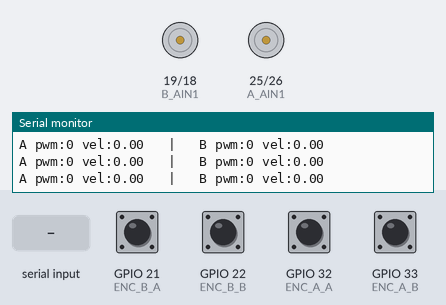
The sketch below on a simulated ESP32. Shown: motor-driver pin pairs drawn as motors (green arrow = first pin HIGH = forward, orange = second pin HIGH = backward, longer = more drive, scaled by the enable pin), the last lines printed to the serial monitor. Inputs (shaded band) come from the test bench; at power-on: GPIO 21 (ENC_B_A), GPIO 22 (ENC_B_B), GPIO 32 (ENC_A_A), GPIO 33 (ENC_A_B) HIGH.

Above: at 1.3 s.
1.4 s: "90,45\n" received over Serial
At 2.3 s:
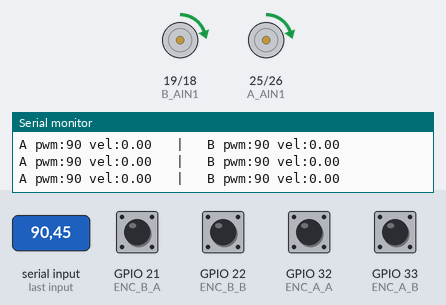
2.9 s: "30,150\n" received over Serial
At 4.2 s:
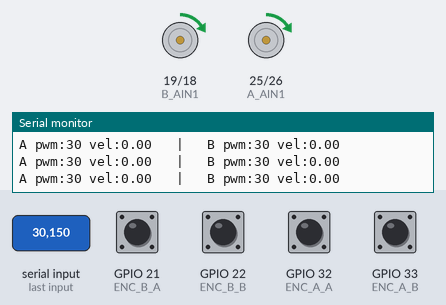
Timing chart, 0 to 5.9 s (numbered marks = the images above; inputs shaded):
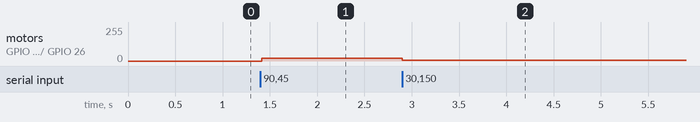

Measured:
- after the input at 1.4 s, motor on GPIO 19 (B_AIN1) / GPIO 18 (B_AIN2), motor on GPIO 25 (A_AIN1) / GPIO 26 (A_AIN2): stopped → forward 22/255 at once
- after the input at 2.9 s, motor on GPIO 19 (B_AIN1) / GPIO 18 (B_AIN2), motor on GPIO 25 (A_AIN1) / GPIO 26 (A_AIN2): forward 22/255 → forward 7/255 at once

The sketch:

serial_minirover.ino
```cpp
// ====== Configuración ======
#define SIDE "LEFT"

// Motor A
const int A_AIN1 = 25;
const int A_AIN2 = 26;
const int A_PWM  = 27; // LEDC 0

// Motor B
const int B_AIN1 = 19;
const int B_AIN2 = 18;
const int B_PWM  = 23; // LEDC 1

// Encoders
const int ENC_A_A = 32;
const int ENC_A_B = 33;
const int ENC_B_A = 21;
const int ENC_B_B = 22;

volatile long cntA = 0;
volatile long cntB = 0;

const unsigned long DEBOUNCE_US = 200;
volatile unsigned long lastA = 0;
volatile unsigned long lastB = 0;

const int CH_A = 0;
const int CH_B = 1;

// Velocidad filtrada
const int WIN_SIZE = 10;
float filtA[WIN_SIZE]; int idxA = 0; float sumA = 0;
float filtB[WIN_SIZE]; int idxB = 0; float sumB = 0;

float speedA = 0, avgA = 0;
float speedB = 0, avgB = 0;

long lastCountA = 0;
long lastCountB = 0;

int pwmCommand = 0;   // valor recibido de -1023 a 1023

// ISR encoder A
void IRAM_ATTR isr_encA_A() {
  unsigned long now = micros();
  if (now - lastA < DEBOUNCE_US) return;
  lastA = now;
  if (digitalRead(ENC_A_B)) cntA++; else cntA--;
}
void IRAM_ATTR isr_encA_B() {
  unsigned long now = micros();
  if (now - lastA < DEBOUNCE_US) return;
  lastA = now;
  if (!digitalRead(ENC_A_A)) cntA++; else cntA--;
}

// ISR encoder B
void IRAM_ATTR isr_encB_A() {
  unsigned long now = micros();
  if (now - lastB < DEBOUNCE_US) return;
  lastB = now;
  if (digitalRead(ENC_B_B)) cntB++; else cntB--;
}
void IRAM_ATTR isr_encB_B() {
  unsigned long now = micros();
  if (now - lastB < DEBOUNCE_US) return;
  lastB = now;
  if (!digitalRead(ENC_B_A)) cntB++; else cntB--;
}

// ===== Mover motor =====
void setMotor(int AIN1, int AIN2, int channel, int val) {
  if (val > 0) {
    digitalWrite(AIN2, LOW);
    digitalWrite(AIN1, HIGH);
    ledcWrite(channel, val);
  } else if (val < 0) {
    digitalWrite(AIN1, HIGH);
    digitalWrite(AIN2, LOW);
    ledcWrite(channel, -val);
  } else {
    digitalWrite(AIN1, LOW);
    digitalWrite(AIN2, LOW);
    ledcWrite(channel, 0);
  }
}

// ===== SETUP =====
void setup() {
  Serial.begin(115200);
  delay(100);

  pinMode(A_AIN1, OUTPUT);
  pinMode(A_AIN2, OUTPUT);
  pinMode(B_AIN1, OUTPUT);
  pinMode(B_AIN2, OUTPUT);

  ledcSetup(CH_A, 20000, 10);
  ledcAttachPin(A_PWM, CH_A);

  ledcSetup(CH_B, 20000, 10);
  ledcAttachPin(B_PWM, CH_B);

  pinMode(ENC_A_A, INPUT_PULLUP);
  pinMode(ENC_A_B, INPUT_PULLUP);
  pinMode(ENC_B_A, INPUT_PULLUP);
  pinMode(ENC_B_B, INPUT_PULLUP);

  attachInterrupt(digitalPinToInterrupt(ENC_A_A), isr_encA_A, CHANGE);
  attachInterrupt(digitalPinToInterrupt(ENC_A_B), isr_encA_B, CHANGE);
  attachInterrupt(digitalPinToInterrupt(ENC_B_A), isr_encB_A, CHANGE);
  attachInterrupt(digitalPinToInterrupt(ENC_B_B), isr_encB_B, CHANGE);

  Serial.println("PWM DIRECTO READY");
}

// ===== LOOP =====
unsigned long lastPID = 0;
const unsigned long PERIOD = 20;

void loop() {

  // ----- Lectura de PWM por serial -----
  if (Serial.available()) {
    String s = Serial.readStringUntil('\n');
    pwmCommand = s.toInt();
    pwmCommand = constrain(pwmCommand, -1023, 1023);
  }

  // ----- Cada 20 ms calcula velocidad -----
  if (millis() - lastPID >= PERIOD) {
    lastPID = millis();

    // ---- MOTOR A ----
    long pulsesA = cntA - lastCountA;
    lastCountA = cntA;

    speedA = pulsesA * 0.0865;

    sumA -= filtA[idxA];
    filtA[idxA] = speedA;
    sumA += speedA;
    idxA = (idxA + 1) % WIN_SIZE;
    avgA = sumA / WIN_SIZE;

    // ---- MOTOR B ----
    long pulsesB = cntB - lastCountB;
    lastCountB = cntB;

    speedB = pulsesB * 0.0865;

    sumB -= filtB[idxB];
    filtB[idxB] = speedB;
    sumB += speedB;
    idxB = (idxB + 1) % WIN_SIZE;
    avgB = sumB / WIN_SIZE;

    // ----- Mover motores directamente -----
    setMotor(A_AIN1, A_AIN2, CH_A, pwmCommand);
    setMotor(B_AIN1, B_AIN2, CH_B, pwmCommand);

    // ----- Print -----
    Serial.print("A pwm:"); Serial.print(pwmCommand);
    Serial.print(" vel:"); Serial.print(avgA);
    Serial.print("   |   B pwm:"); Serial.print(pwmCommand);
    Serial.print(" vel:"); Serial.println(avgB);
  }
}
```
